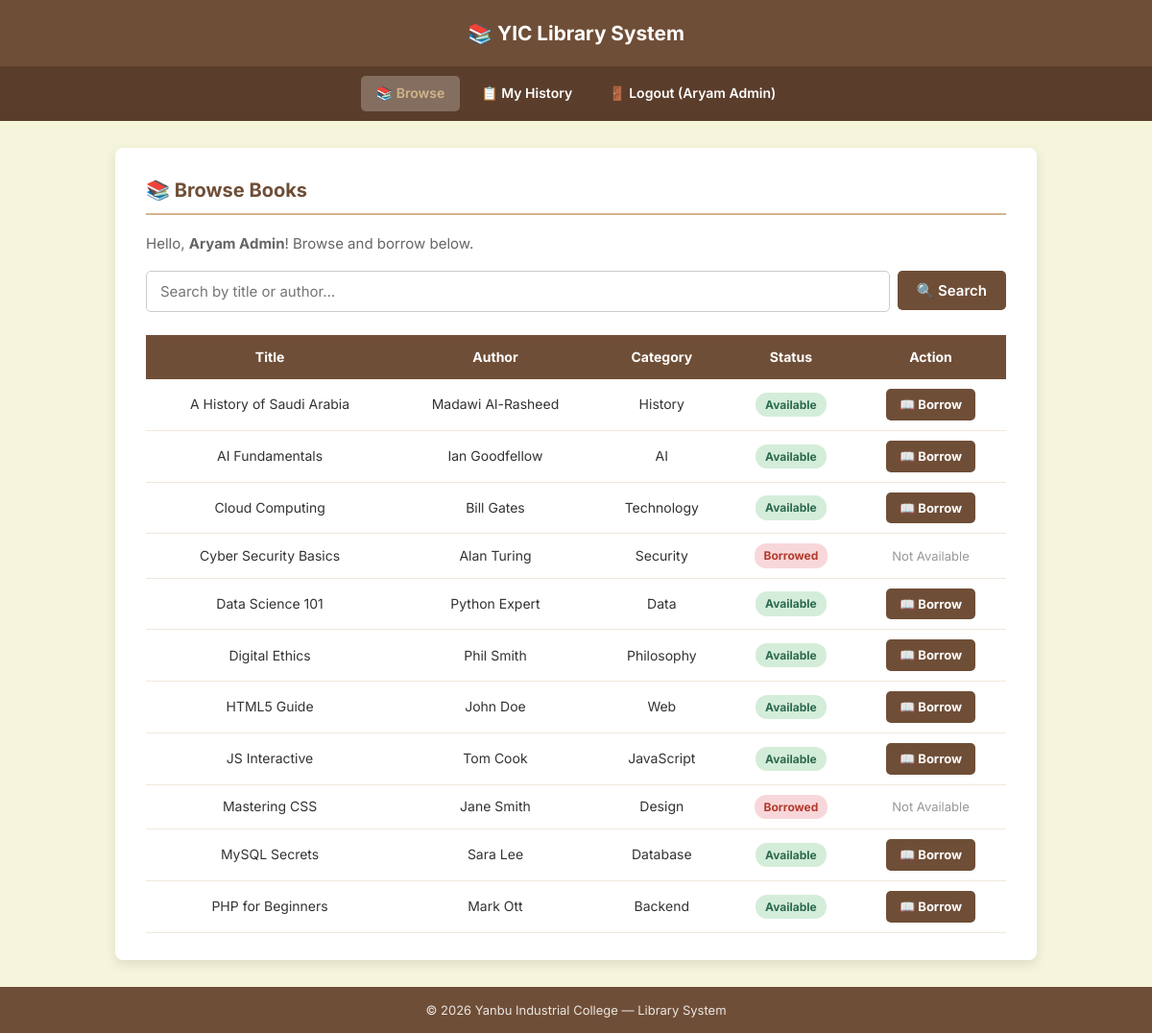
/student/browse.php (signed in), run on the app's committed database.
### tables this page shows
CREATE TABLE books (
    id       INT          NOT NULL AUTO_INCREMENT,
    title    VARCHAR(255) NOT NULL,
    author   VARCHAR(100) NOT NULL,
    category VARCHAR(50)  DEFAULT NULL,
    status   ENUM('available','borrowed') DEFAULT 'available',
    PRIMARY KEY (id)
);

### student/browse.php (the view, shortened to what this page needs)
<?php
require_once __DIR__ . '/../includes/config.php';
$search = trim($_GET['search'] ?? '');
if ($search !== '') {
    $stmt = $pdo->prepare("SELECT * FROM books WHERE title LIKE ? OR author LIKE ? ORDER BY title ASC");
    $stmt->execute(["%$search%", "%$search%"]);
} else {
    $stmt = $pdo->query("SELECT * FROM books ORDER BY title ASC");
}
$books = $stmt->fetchAll();
?>
<!DOCTYPE html>
<html lang="en">
<head>
    <link rel="stylesheet" href="../assets/css/style.css">
</head>
<body>
<header><h1>📚 YIC Library System</h1></header>
<nav role="navigation">
    <a href="browse.php">📚 Browse</a>
    <a href="history.php">📋 My History</a>
    <a href="../auth/logout.php">🚪 Logout (<?= htmlspecialchars($_SESSION['username']) ?>)</a>
</nav>
<main class="container">
    <section>
        <h2 class="page-title">📚 Browse Books</h2>
        <p style="margin-bottom:16px; color:#666;">
            Hello, <strong><?= htmlspecialchars($_SESSION['username']) ?></strong>! Browse and borrow below.
        </p>
        <form method="GET" action="" class="search-form" role="search">
            <input type="text" name="search"
                   placeholder="Search by title or author…"
                   value="<?= htmlspecialchars($search) ?>">
            <button type="submit" style="width:auto;padding:11px 20px;">🔍 Search</button>
        </form>
        <?php if (empty($books)): ?>
            <div class="alert-warning">No books found for "<?= htmlspecialchars($search) ?>".</div>
        <?php else: ?>
        <div class="table-responsive">
            <table>
                <thead>
                    <tr>
                        <th>Title</th><th>Author</th>
                        <th>Category</th><th>Status</th><th>Action</th>
                    </tr>
                </thead>
                <tbody>
                    <?php foreach ($books as $b): ?>
                    <tr>
                        <td data-label="Title"><?= htmlspecialchars($b['title']) ?></td>
                        <td data-label="Author"><?= htmlspecialchars($b['author']) ?></td>
                        <td data-label="Category"><?= htmlspecialchars($b['category']) ?></td>
                        <td data-label="Status">
                            <span class="status-badge status-<?= $b['status'] ?>">
                                <?= ucfirst($b['status']) ?>
                            </span>
                        </td>
                        <td data-label="Action">
                            <?php if ($b['status'] === 'available'): ?>
                                <a href="../actions/borrow.php?book_id=<?= $b['id'] ?>"
                                   class="btn-borrow"
                                   onclick="return confirm('Borrow: <?= htmlspecialchars($b['title'], ENT_QUOTES) ?>?');">
                                   📖 Borrow
                                </a>
                            <?php else: ?>
                                <span style="color:#999;font-size:13px;">Not Available</span>
                            <?php endif; ?>
                        </td>
                    </tr>
                    <?php endforeach; ?>
                </tbody>
            </table>
        </div>
        <?php endif; ?>
    </section>
</main>
<footer><p>&copy; 2026 Yanbu Industrial College — Library System</p></footer>
</body>
</html>

### assets/css/style.css (style rules this page uses)
:root { --primary: #6F4E37; --primary-dark: #5a3d2b; --secondary: #D2B48C; --background: #F5F5DC; --white: #ffffff; --success: #2d6a4f; --success-bg: #d4edda; --success-border: #c3e6cb; --danger: #b23b2c; --danger-bg: #f8d7da; --danger-border: #f5c6cb; --warning: #856404; --warning-bg: #fff3cd; --text: #333333; --text-mid: #666666; --border: #dddddd; --radius: 8px; --shadow: 0 4px 12px rgba(0,0,0,0.10); }
*, *::before, *::after { box-sizing: border-box; margin: 0; padding: 0; }
body { font-family: 'Inter', 'Segoe UI', sans-serif; background: var(--background); color: var(--text); min-height: 100vh; display: flex; flex-direction: column; font-size: 15px; line-height: 1.6; }
header { background: var(--primary); color: var(--white); text-align: center; padding: 18px 20px; }
header h1 { font-size: 1.3rem; font-weight: 700; }
nav { background: var(--primary-dark); display: flex; flex-wrap: wrap; justify-content: center; gap: 6px; padding: 10px 16px; }
nav a { color: var(--white); text-decoration: none; padding: 7px 16px; border-radius: 5px; font-size: 14px; font-weight: 600; transition: background 0.2s; }
footer { background: var(--primary); color: rgba(255,255,255,0.85); text-align: center; padding: 14px; margin-top: auto; font-size: 13px; }
.container { width: 92%; max-width: 960px; margin: 28px auto; background: var(--white); padding: 28px 32px; border-radius: var(--radius); box-shadow: var(--shadow); }
.page-title { font-size: 1.25rem; color: var(--primary); margin-bottom: 18px; padding-bottom: 8px; border-bottom: 2px solid var(--secondary); }
input[type="text"], input[type="email"], input[type="password"], select, textarea { width: 100%; padding: 11px 14px; border: 1px solid #ccc; border-radius: 5px; font-size: 15px; font-family: inherit; margin-bottom: 14px; transition: border-color 0.2s; }
button, .btn { background: var(--primary); color: var(--white); border: none; padding: 11px 20px; border-radius: 5px; cursor: pointer; font-size: 15px; font-family: inherit; font-weight: 600; width: 100%; transition: background 0.2s; text-decoration: none; display: inline-block; text-align: center; }
.btn-borrow { background: var(--primary); color: var(--white); padding: 6px 14px; border-radius: 5px; text-decoration: none; font-size: 13px; font-weight: 700; display: inline-block; transition: background 0.2s; }
.search-form { display: flex; gap: 8px; flex-wrap: wrap; margin-bottom: 20px; align-items: flex-start; }
.search-form input { flex: 1; min-width: 180px; margin-bottom: 0; }
.search-form button { width: auto; }
.table-responsive { width: 100%; overflow-x: auto; -webkit-overflow-scrolling: touch; }
table { width: 100%; border-collapse: collapse; margin-top: 4px; min-width: 400px; }
thead th { background: var(--primary); color: var(--white); padding: 12px 10px; text-align: center; font-size: 14px; }
tbody td { padding: 10px; border-bottom: 1px solid #f0e8dc; text-align: center; font-size: 14px; vertical-align: middle; }
.status-badge { padding: 3px 10px; border-radius: 12px; font-size: 12px; font-weight: 700; display: inline-block; }
.status-available { background: var(--success-bg); color: var(--success); }
.status-borrowed { background: var(--danger-bg); color: var(--danger); }

### data on the page
books: title "A History of Saudi Arabia", author "Madawi Al-Rasheed", category "History", status "Available"
books: title "AI Fundamentals", author "Ian Goodfellow", category "AI", status "Available"
books: title "Cloud Computing", author "Bill Gates", category "Technology", status "Available"
books: title "Cyber Security Basics", author "Alan Turing", category "Security", status "Borrowed", shows "Not Available"
books: title "Data Science 101", author "Python Expert", category "Data", status "Available"
books: title "Digital Ethics", author "Phil Smith", category "Philosophy", status "Available"
books: title "HTML5 Guide", author "John Doe", category "Web", status "Available"
books: title "JS Interactive", author "Tom Cook", category "JavaScript", status "Available"
books: title "Mastering CSS", author "Jane Smith", category "Design", status "Borrowed", shows "Not Available"
books: title "MySQL Secrets", author "Sara Lee", category "Database", status "Available"
books: title "PHP for Beginners", author "Mark Ott", category "Backend", status "Available"

### other printed values
$_SESSION['username'] "Aryam Admin"
